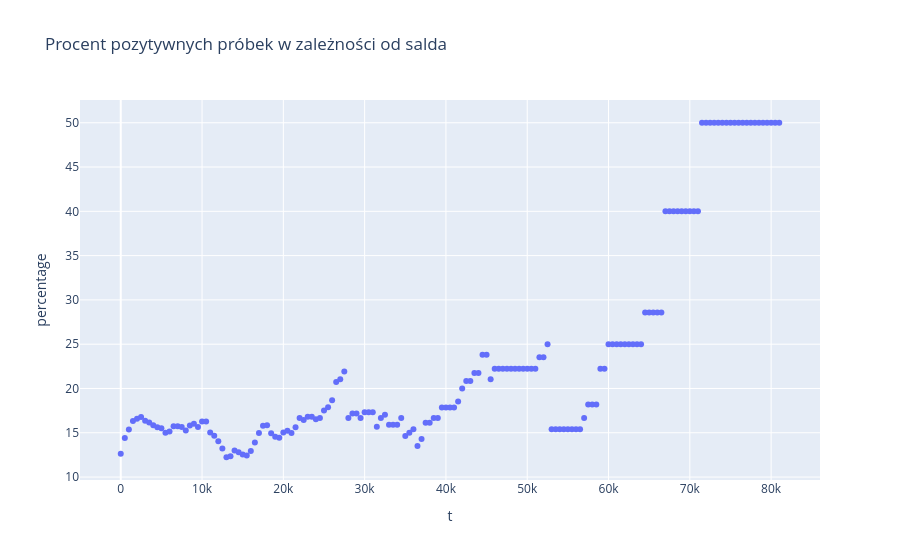

Source (notebook cell):
### Code cell
balance_max = first_half["balance"].max()
results = []

for t in range(0, balance_max, 500):
    filtered = bank[bank["balance"] > t]

    if len(filtered) > 0:
        percentage = (filtered["y"] == "yes").mean() * 100

        results.append({
            "t": t,
            "percentage": percentage
        })

results_df = pd.DataFrame(results)

fig = px.scatter(
    results_df,
    x="t",
    y="percentage",
    title="Procent pozytywnych próbek w zależności od salda"
)

fig.show()

### Figure 1 — Plotly figure (JSON) as saved in the notebook; plotly's stock layout.template omitted (floating-point values rounded to 4 significant figures; data arrays with more than 128 entries replaced by an {"elided": "..."} marker saying what was removed)
{"data": [{"hovertemplate": "t=%{x}<br>percentage=%{y}<extra></extra>", "legendgroup": "", "marker": {"color": "#636efa", "symbol": "circle"}, "mode": "markers", "name": "", "orientation": "v", "showlegend": false, "type": "scatter", "x": {"elided": "163 int values"}, "xaxis": "x", "y": {"elided": "163 float values"}, "yaxis": "y"}], "layout": {"legend": {"tracegroupgap": 0}, "title": {"text": "Procent pozytywnych próbek w zależności od salda"}, "xaxis": {"anchor": "y", "domain": [0, 1], "title": {"text": "t"}}, "yaxis": {"anchor": "x", "domain": [0, 1], "title": {"text": "percentage"}}}}
